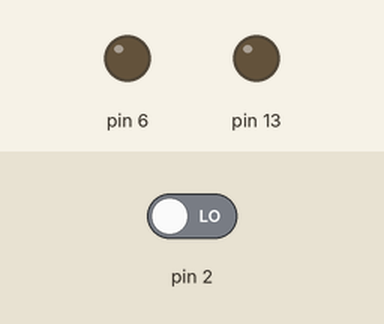
Recording of a sketch running on a simulated Arduino Uno, built with avr-gcc and run on an emulated ATmega328P. Parts: output pins drawn as LEDs (lit = HIGH). Dashed ring = blinking. The inputs (shaded band) are chosen by the test bench; at power-on: pin 2 LOW.

Above: at 1.2 s.
1.3 s: pin 2 driven HIGH
At 2.1 s:
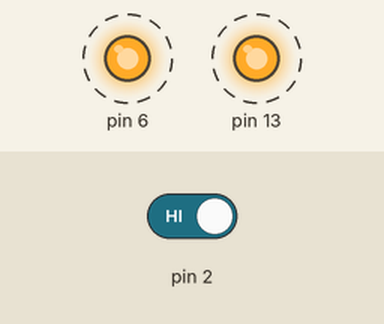
4.3 s: pin 2 driven LOW
At 5.2 s:
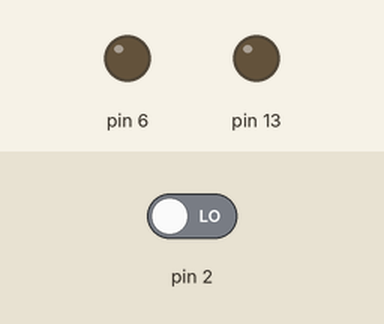
Timing chart, 0 to 7.3 s (numbered marks = the images above; inputs shaded):
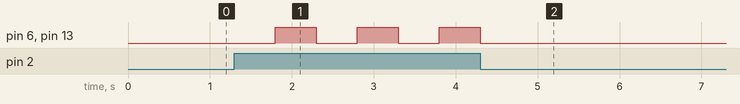

The sketch:

utn_clase_arduino02_0011.ino
```cpp
// Código Ejemplo
int buttonState = 0;
void setup()
{
// Configurar Pin como Entrada
pinMode(2, INPUT);
// Configurar Pines como Salida
pinMode(6, OUTPUT);
pinMode(13, OUTPUT);
}
void loop()
{
// Leer Estado del Puerto de Entrada 2
  buttonState = digitalRead(2);
// Actual Segun el Estado de la Lectura
if (buttonState == HIGH){
// Apagar Led en Puerto 6
    digitalWrite(6, LOW);
    // Encender Led en Puerto 13
    digitalWrite(13, LOW);
    // Esperar 1 Segundo
    delay(500);
    // Encender Led en Puerto 6
    digitalWrite(6, HIGH);
    // Apagar Led en Puerto 13
    digitalWrite(13, HIGH);
    // Esperar 1 Segundo
    delay(500);
  } else {
// Apagar Leds en Puertos 6 y 13
    digitalWrite(6, LOW);
    digitalWrite(13, LOW);
  }
}
```

Measured:
- after the input at 1.3 s, pin 6, pin 13: alternates HIGH for 0.50 s and LOW for 0.50 s, starting after 0.50 s
- after the input at 4.3 s, pin 6, pin 13: goes on until 4.3 s, then stays LOW
